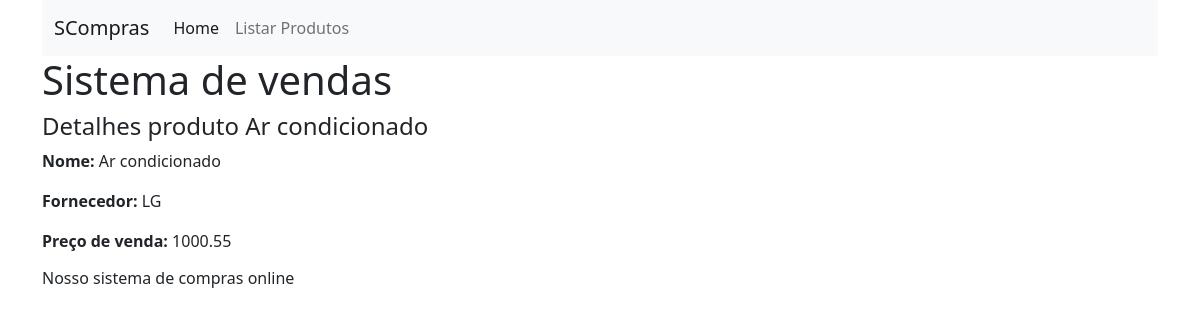
Page /produtos/detalhes/1 on the committed database.
### Produtos/models.py (models this page shows)
class Produto(models.Model):
    nome = models.CharField(max_length=200, verbose_name="Nome")
    fornecedor = models.CharField(max_length=200, verbose_name="Fornecedor")
    qnt_em_estoque = models.PositiveIntegerField(verbose_name="Quantidade em estoque", null=True)
    preco_de_venda = models.DecimalField(max_digits=10, decimal_places=2, verbose_name="Preço de venda")
    desconto = models.DecimalField(max_digits=10, decimal_places=2, verbose_name="Desconto", null=True, blank=True)
    favorito = models.BooleanField(default=False)
    def __str__(self):
        return self.nome
    class Meta:
        ordering = ['nome', 'fornecedor']

### Produtos/views.py (the view)
# urls.py: path('detalhes/<int:pk>', views.detalhes_produto, name='detalhes_produto'),
def detalhes_produto(request, pk):
    produto = Produto.objects.get(pk=pk)
    informacoes = {
        'produto': produto
    }
    return render(request, 'Produtos/detalhes_produto.html', informacoes)

### Templates/Produtos/detalhes_produto.html
{% extends "base.html" %}
{% block subtitulo %}
Detalhes produto {{produto}}
{% endblock %}
{% block conteudo %}
<p id="id_nome"><strong>Nome: </strong> {{produto.nome}} </p>
<p id="id_fornecedor"><strong>Fornecedor: </strong> {{produto.fornecedor}} </p>
<p id="id_preco_de_venda"><strong>Preço de venda: </strong> {{produto.preco_de_venda}} </p>
{% endblock %}
{% block rodape %}
Nosso sistema de compras online
{% endblock %}

### rows in the picture
Produto: nome "Ar condicionado", fornecedor "LG", preco_de_venda "1000.55"
